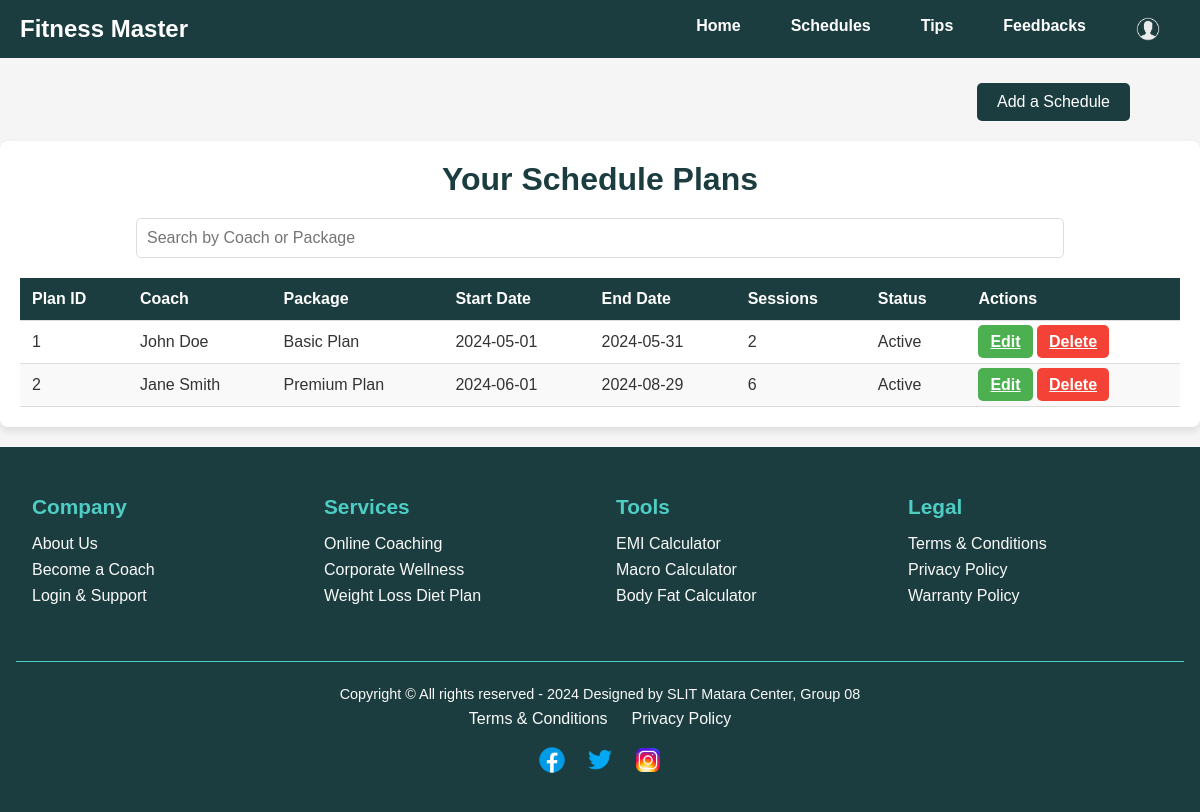
Before: /view_schedule.php (signed in) with the older database file.
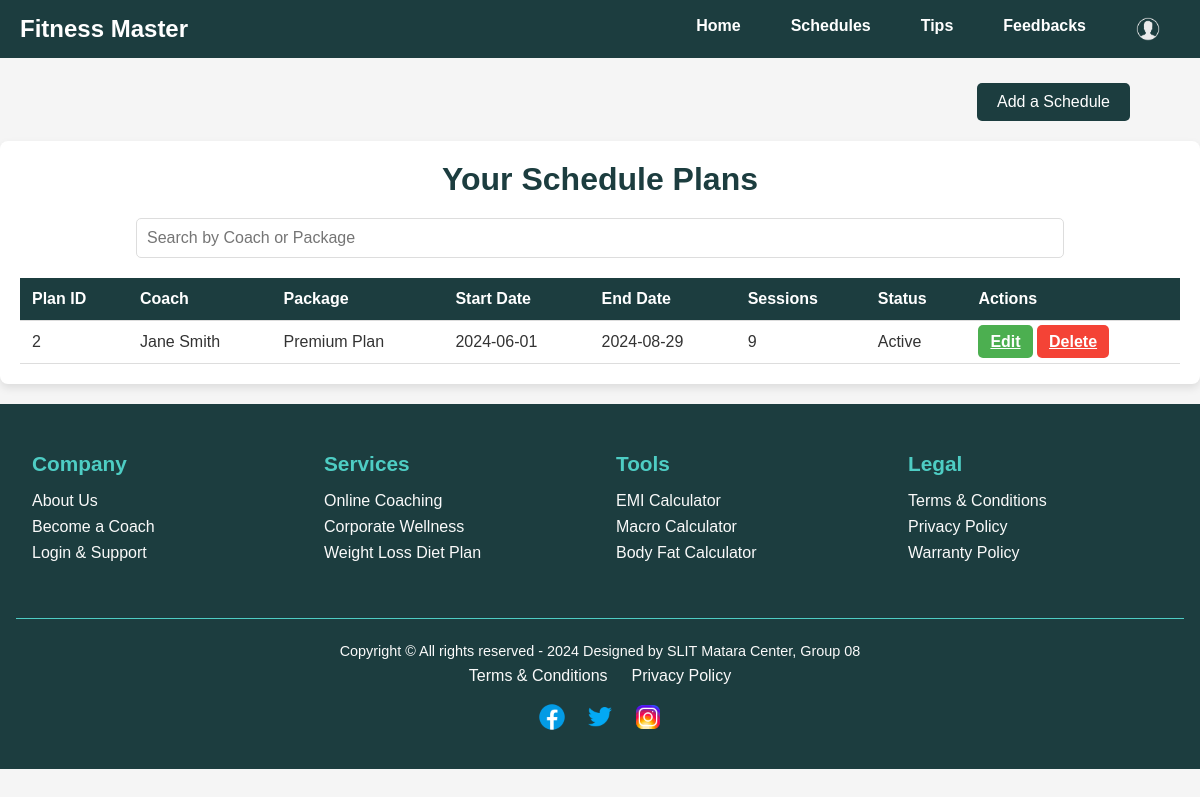
After: the same page with the newer database file.
### tables this page shows
CREATE TABLE `workout_plans` (
  `plan_id` int(11) NOT NULL,
  `user_id` int(11) NOT NULL,
  `package_id` int(11) NOT NULL,
  `coach_id` int(11) NOT NULL,
  `start_date` date NOT NULL,
  `end_date` date NOT NULL,
  `status` enum('Active','Completed','Cancelled') DEFAULT 'Active',
  `session_count` int(11) DEFAULT 0,
  `notes` text DEFAULT NULL,
  `created_at` timestamp NOT NULL DEFAULT current_timestamp(),
  `updated_at` timestamp NOT NULL DEFAULT current_timestamp() ON UPDATE current_timestamp()
);

CREATE TABLE `coaches` (
  `coach_id` int(11) NOT NULL,
  `name` varchar(100) NOT NULL,
  `email` varchar(100) NOT NULL,
  `specialization` varchar(100) NOT NULL,
  `experience_years` int(11) NOT NULL,
  `bio` text DEFAULT NULL,
  `phone_number` varchar(20) DEFAULT NULL,
  `availability` varchar(100) DEFAULT NULL,
  `created_at` timestamp NOT NULL DEFAULT current_timestamp(),
  `updated_at` timestamp NOT NULL DEFAULT current_timestamp() ON UPDATE current_timestamp()
);

CREATE TABLE `membership_packages` (
  `package_id` int(11) NOT NULL,
  `package_name` varchar(100) NOT NULL,
  `price` decimal(10,2) NOT NULL,
  `duration` int(11) NOT NULL COMMENT 'Duration in days',
  `description` text DEFAULT NULL,
  `features` text DEFAULT NULL,
  `created_at` timestamp NOT NULL DEFAULT current_timestamp(),
  `updated_at` timestamp NOT NULL DEFAULT current_timestamp() ON UPDATE current_timestamp()
);

### view_schedule.php (the view, shortened to what this page needs)
<?php
include("db.php");
$user_id = 1;
$sql = "SELECT wp.plan_id, wp.start_date, wp.end_date, wp.session_count, wp.status, c.name as coach_name, mp.package_name
        FROM workout_plans wp
        JOIN coaches c ON wp.coach_id = c.coach_id
        JOIN membership_packages mp ON wp.package_id = mp.package_id
        WHERE wp.user_id = ?";
$stmt = $con->prepare($sql);
$stmt->bind_param('i', $user_id);
$stmt->execute();
$result = $stmt->get_result();
include("navbar.php");
?>
<!DOCTYPE html>
<html lang="en">
<head>
    <link rel="stylesheet" href="./styles/schedules.css">
</head>
<body>
<div class="add-schedule-container">
    <a href="add_schedule_plan.php" class="add-schedule-button">Add a Schedule</a>
</div>
<div class="container">
    <h1>Your Schedule Plans</h1>
    <div class="search-container">
        <input type="text" id="search" placeholder="Search by Coach or Package" onkeyup="searchFunction()">
    </div>
    <table id="scheduleTable">
        <thead>
            <tr>
                <th>Plan ID</th>
                <th>Coach</th>
                <th>Package</th>
                <th>Start Date</th>
                <th>End Date</th>
                <th>Sessions</th>
                <th>Status</th>
                <th>Actions</th>
            </tr>
        </thead>
        <tbody>
            <?php while ($row = $result->fetch_assoc()) { ?>
                <tr>
                    <td data-label="Plan ID"><?php echo $row['plan_id']; ?></td>
                    <td data-label="Coach"><?php echo $row['coach_name']; ?></td>
                    <td data-label="Package"><?php echo $row['package_name']; ?></td>
                    <td data-label="Start Date"><?php echo $row['start_date']; ?></td>
                    <td data-label="End Date"><?php echo $row['end_date']; ?></td>
                    <td data-label="Sessions"><?php echo $row['session_count']; ?></td>
                    <td data-label="Status"><?php echo $row['status']; ?></td>
                    <td data-label="Actions">
                        <a href="#editModal<?php echo $row['plan_id']; ?>" class="edit-button" onclick="openModal(<?php echo $row['plan_id']; ?>)">Edit</a>
                        <a href="?delete_plan_id=<?php echo $row['plan_id']; ?>" class="delete-button" onclick="return confirm('Are you sure you want to delete this plan?');">Delete</a>
                    </td>
                </tr>
            <?php } ?>
        </tbody>
    </table>
</div>
<?php include 'footer.php'; ?>
</body>
</html>

### navbar.php (shortened to what this page needs)
<!DOCTYPE html>
<html lang="en">
<head>
</head>
<body style="margin: 0; font-family: Arial, sans-serif;">
    <header style="padding: 15px 0; background-color: #1c3d3f;">
        <div style="max-width: 1200px; margin: auto; display: flex; justify-content: space-between; align-items: center; padding: 0 20px;">
            <div class="logo">
                <a href="#" style="text-decoration: none; color: white; font-size: 24px; font-weight: bold;">Fitness Master</a>
            </div>
            <nav>
                <ul style="list-style: none; padding: 0; display: flex; gap: 20px;">
                    <li>
                        <a href="home.php" style="text-decoration: none; color: white; font-weight: 600; padding: 10px 15px; border-radius: 5px; transition: background-color 0.3s, transform 0.3s, box-shadow 0.3s;">Home</a>
                    </li>
                    <li>
                        <a href="view_schedule.php" style="text-decoration: none; color: white; font-weight: 600; padding: 10px 15px; border-radius: 5px; transition: background-color 0.3s, transform 0.3s, box-shadow 0.3s;">Schedules</a>
                    </li>
                    <li>
                        <a href="diet_plan.php" style="text-decoration: none; color: white; font-weight: 600; padding: 10px 15px; border-radius: 5px; transition: background-color 0.3s, transform 0.3s, box-shadow 0.3s;">Tips</a>
                    </li>
                    <li>
                        <a href="manage_feedbacks.php" style="text-decoration: none; color: white; font-weight: 600; padding: 10px 15px; border-radius: 5px; transition: background-color 0.3s, transform 0.3s, box-shadow 0.3s;">Feedbacks</a>
                    </li>
                    <li class="dropdown">
                        <a href="javascript:void(0);" style="text-decoration: none; color: white; font-weight: 600; padding: 10px 15px; border-radius: 5px; position: relative;">
                            <img src="images/profile-icon.png" alt="Profile" style="width: 24px; height: 24px; vertical-align: middle; margin-right: 5px;">
                        </a>
                    </li>
                </ul>
            </nav>
        </div>
    </header>
</body>
</html>

### footer.php (shortened to what this page needs)
<!DOCTYPE html>
<html lang="en">
<head>
</head>
<body>
    <footer id="footer" class="footer hidden" style="background-color: #1c3d3f; color: #fafafa; padding: 2rem 1rem; display: flex; flex-wrap: wrap; justify-content: space-between;">
        <div class="footer-container" style="flex: 1; display: flex; justify-content: space-between; width: 100%;">
            <div class="footer-section" style="flex: 1; margin: 1rem;">
                <h3 style="font-size: 1.3rem; margin-bottom: 1rem; color: #4ecdc4;">Company</h3>
                <ul style="list-style: none; padding: 0;">
                    <li style="margin: 0.5rem 0;"><a href="#" style="color: #fafafa; text-decoration: none; transition: color 0.3s;">About Us</a></li>
                    <li style="margin: 0.5rem 0;"><a href="#" style="color: #fafafa; text-decoration: none; transition: color 0.3s;">Become a Coach</a></li>
                    <li style="margin: 0.5rem 0;"><a href="#" style="color: #fafafa; text-decoration: none; transition: color 0.3s;">Login & Support</a></li>
                </ul>
            </div>
            <div class="footer-section" style="flex: 1; margin: 1rem;">
                <h3 style="font-size: 1.3rem; margin-bottom: 1rem; color: #4ecdc4;">Services</h3>
                <ul style="list-style: none; padding: 0;">
                    <li style="margin: 0.5rem 0;"><a href="#" style="color: #fafafa; text-decoration: none; transition: color 0.3s;">Online Coaching</a></li>
                    <li style="margin: 0.5rem 0;"><a href="#" style="color: #fafafa; text-decoration: none; transition: color 0.3s;">Corporate Wellness</a></li>
                    <li style="margin: 0.5rem 0;"><a href="#" style="color: #fafafa; text-decoration: none; transition: color 0.3s;">Weight Loss Diet Plan</a></li>
                </ul>
            </div>
            <div class="footer-section" style="flex: 1; margin: 1rem;">
                <h3 style="font-size: 1.3rem; margin-bottom: 1rem; color: #4ecdc4;">Tools</h3>
                <ul style="list-style: none; padding: 0;">
                    <li style="margin: 0.5rem 0;"><a href="#" style="color: #fafafa; text-decoration: none; transition: color 0.3s;">EMI Calculator</a></li>
                    <li style="margin: 0.5rem 0;"><a href="#" style="color: #fafafa; text-decoration: none; transition: color 0.3s;">Macro Calculator</a></li>
                    <li style="margin: 0.5rem 0;"><a href="#" style="color: #fafafa; text-decoration: none; transition: color 0.3s;">Body Fat Calculator</a></li>
                </ul>
            </div>
            <div class="footer-section" style="flex: 1; margin: 1rem;">
                <h3 style="font-size: 1.3rem; margin-bottom: 1rem; color: #4ecdc4;">Legal</h3>
                <ul style="list-style: none; padding: 0;">
                    <li style="margin: 0.5rem 0;"><a href="#" style="color: #fafafa; text-decoration: none; transition: color 0.3s;">Terms & Conditions</a></li>
                    <li style="margin: 0.5rem 0;"><a href="#" style="color: #fafafa; text-decoration: none; transition: color 0.3s;">Privacy Policy</a></li>
                    <li style="margin: 0.5rem 0;"><a href="#" style="color: #fafafa; text-decoration: none; transition: color 0.3s;">Warranty Policy</a></li>
                </ul>
            </div>
        </div>
        <div class="footer-bottom" style="text-align: center; width: 100%; margin-top: 2rem; border-top: 1px solid #4ecdc4; padding-top: 1rem;">
            <p style="font-size: 0.9rem; margin: 0.5rem 0;">Copyright © All rights reserved - 2024 Designed by SLIT Matara Center, Group 08</p>
            <ul class="bottom-links" style="list-style: none; padding: 0; display: flex; justify-content: center; gap: 1.5rem;">
                <li><a href="#" style="color: #fafafa; text-decoration: none; transition: color 0.3s;">Terms & Conditions</a></li>
                <li><a href="#" style="color: #fafafa; text-decoration: none; transition: color 0.3s;">Privacy Policy</a></li>
            </ul>
            <div class="social-icons" style="display: flex; justify-content: center; gap: 1rem; margin-top: 1rem;">
                <a href="#"><img src="images/facebook-icon.png" alt="Facebook" style="width: 32px; height: 32px; transition: transform 0.3s;"></a>
                <a href="#"><img src="images/twitter-icon.png" alt="Twitter" style="width: 32px; height: 32px; transition: transform 0.3s;"></a>
                <a href="#"><img src="images/instagram-icon.png" alt="Instagram" style="width: 32px; height: 32px; transition: transform 0.3s;"></a>
            </div>
        </div>
    </footer>
</body>
</html>

### styles/schedules.css (style rules this page uses)
* { margin: 0; padding: 0; box-sizing: border-box; }
body { font-family: Arial, sans-serif; background-color: #f5f5f5; color: #333; }
.container { max-width: 1200px; margin: 20px auto; padding: 20px; background: white; border-radius: 8px; box-shadow: 0 4px 8px rgba(0, 0, 0, 0.1); }
.add-schedule-container { text-align: right; margin-right: 70px; margin-top: 25px; }
.add-schedule-button { display: inline-block; padding: 10px 20px; background-color: #1c3d3f; color: white; text-decoration: none; border-radius: 5px; font-size: 16px; transition: background-color 0.3s; }
.search-container { margin: 20px 0; text-align: center; }
.search-container input[type="text"] { width: 80%; padding: 10px; border: 1px solid #ddd; border-radius: 5px; font-size: 16px; }
h1 { text-align: center; margin-bottom: 20px; color: #1c3d3f; }
table { width: 100%; border-collapse: collapse; }
thead { background-color: #1c3d3f; color: #fff; }
th, td { padding: 12px; text-align: left; border-bottom: 1px solid #ddd; }
tbody tr:nth-child(even) { background-color: #f9f9f9; }

### navbar.php (style rules this page uses)
.dropdown { position: relative; display: inline-block; }

### view_schedule.php (style rules this page uses)
.edit-button, .delete-button { padding: 8px 12px; border: none; border-radius: 5px; cursor: pointer; font-weight: bold; color: white; transition: background-color 0.3s; }
.edit-button { background-color: #4caf50; }
.delete-button { background-color: #f44336; }

### footer.php (style rules this page uses)
.footer { opacity: 0; transition: opacity 1s ease-in; }
.footer.visible { opacity: 1; }

Changed rows visible on the page:
removed workout_plans: plan_id "1", coach.name "John Doe", package.package_name "Basic Plan", start_date "2024-05-01", end_date "2024-05-31", session_count "2", status "Active"
changed workout_plans "Active": session_count "6" → "9"
